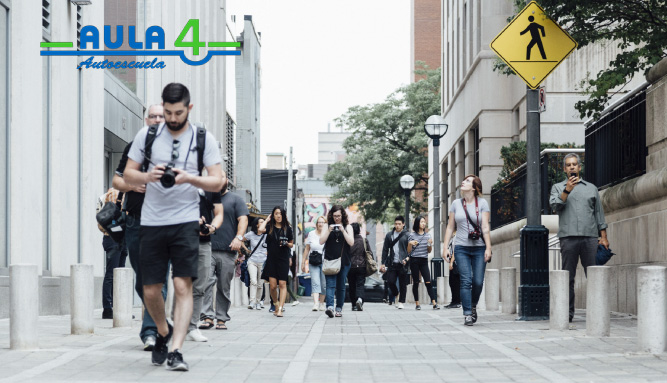
#> input picture Ejemplo8/img4.jpg, 667 x 383 px
$ python ejemplo8DeteccionPeatonesImagenes.py
#> lines starting #> are read from the running program, lines starting #| are printed output that depends on the picture; after the words box and inside, x2 and y2 are one past the last pixel; in counts of white or black regions, pixels touching at a corner belong together
#!/usr/bin/env python
# coding: utf-8

# In[1]:


import numpy as np
import cv2
import imutils
from imutils.object_detection import non_max_suppression
import matplotlib.pyplot as plt


# In[2]:


hog = cv2.HOGDescriptor()
hog.setSVMDetector(cv2.HOGDescriptor_getDefaultPeopleDetector())


# In[3]:


ruta_img = 'img4.jpg'
imagen=cv2.imread(ruta_img)
#> imagen is the input picture: shape (383, 667, 3); mean B, G, R 158.8, 158.5, 154.4
image=imutils.resize(imagen,width=min(400,imagen.shape[1]))
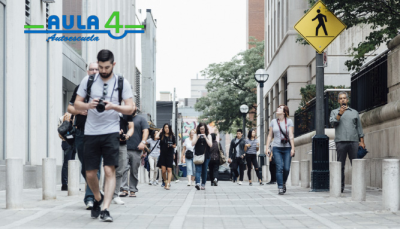
#> image: shape (229, 400, 3); mean B, G, R 158.8, 158.5, 154.4


# In[4]:


(rectas,weights)=hog.detectMultiScale(imagen,winStride=(1,1),padding=(4,4),scale=1.05)
#> rectas = [[241, 193, 73, 146], [371, 190, 71, 141], [297, 190, 75, 150], [115, 220, 74, 147], [525, 137, 104, 208], [425, 162, 94, 188], [153, 0, 76, 150], [470, 189, 76, 153], [181, 154, 99, 199], [67, 167, 91, 182], [88, 36, 178, 347]]; weights = [2.57, 1.29, 1.36, 1.03, 2.27, 1.73, 0.0876, 0.355, 1.14, 0.177, 0.251]


# In[5]:


rectas=np.array([[x,y,x+w,y+h] for (x,y,w,h) in rectas])
#> rectas = [[241, 193, 314, 339], [371, 190, 442, 331], [297, 190, 372, 340], [115, 220, 189, 367], [525, 137, 629, 345], [425, 162, 519, 350], [153, 0, 229, 150], [470, 189, 546, 342], [181, 154, 280, 353], [67, 167, 158, 349], [88, 36, 266, 383]]
eleccion=non_max_suppression(rectas,probs=None,overlapThresh=0.65)
#> eleccion = [[88, 36, 266, 383], [425, 162, 519, 350], [525, 137, 629, 345], [470, 189, 546, 342], [297, 190, 372, 340], [241, 193, 314, 339], [371, 190, 442, 331]]


# In[6]:


for (xA,yA,xB,yB) in eleccion:
    cv2.rectangle(imagen,(xA,yA),(xB,yB),(0,255,0),3)
#> this loop made 7 passes
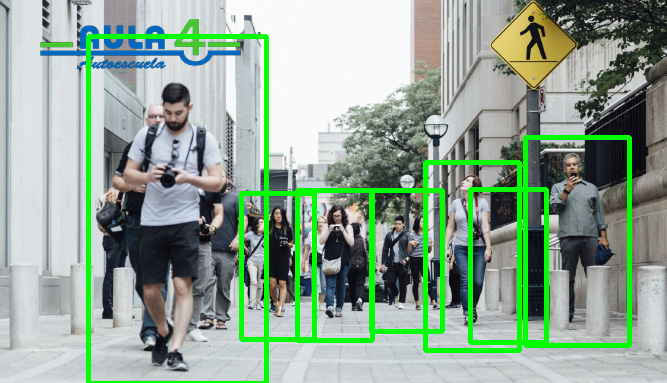
#> imagen: shape (383, 667, 3); 7.22% of pixels changed, all inside (x1, y1, x2, y2) = (86, 34, 632, 383)


# In[7]:


imagen=cv2.cvtColor(imagen,cv2.COLOR_RGB2BGR)
plt.imshow(imagen)


# In[ ]:

$ run again, with Ejemplo8/img1.jpg copied over Ejemplo8/img4.jpg
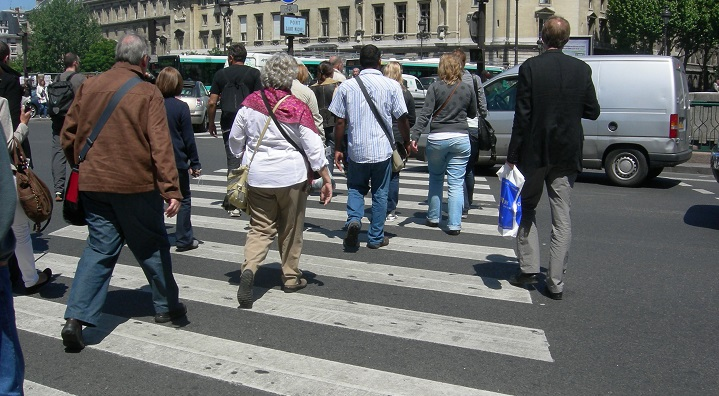
#> input picture Ejemplo8/img1.jpg, 719 x 396 px
#> imagen is the input picture: shape (396, 719, 3); mean B, G, R 100.4, 101, 99.4
#> `image=imutils.resize(imagen,width=min(400,imagen.shape[1]))`:
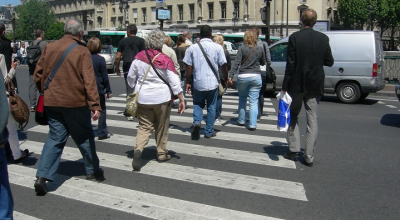
#> image: shape (220, 400, 3); mean B, G, R 100.4, 101, 99.4
#> `(rectas,weights)=hog.detectMultiScale(imagen,winStride=(1,1),padding=(..`: rectas = [[114, 43, 114, 228], [391, 30, 118, 237], [302, 24, 135, 269], [195, 19, 161, 322], [465, 0, 166, 332], [34, 0, 197, 384]]; weights = [0.617, 2.45, 1.49, 1.46, 1.08, 0.424]
#> `rectas=np.array([[x,y,x+w,y+h] for (x,y,w,h) in rectas])`: rectas = [[114, 43, 228, 271], [391, 30, 509, 267], [302, 24, 437, 293], [195, 19, 356, 341], [465, 0, 631, 332], [34, 0, 231, 384]]
#> eleccion = [[34, 0, 231, 384], [195, 19, 356, 341], [465, 0, 631, 332], [302, 24, 437, 293], [391, 30, 509, 267]]
#> the loop `for (xA,yA,xB,yB) in eleccion:` made 5 passes
#> after the loop `for (xA,yA,xB,yB) in eleccion:`:
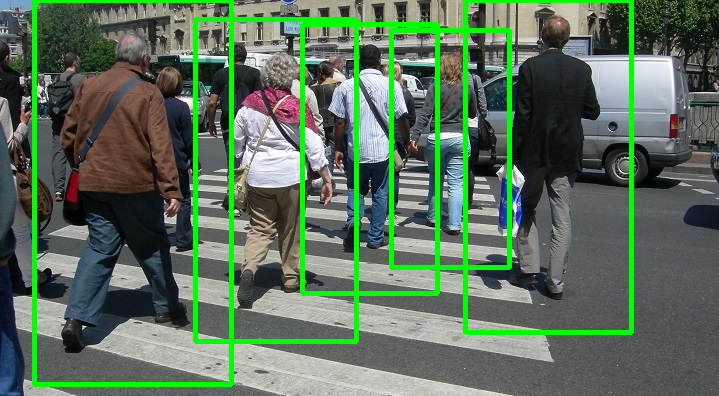
#> imagen: shape (396, 719, 3); 7.8% of pixels changed, all inside (x1, y1, x2, y2) = (32, 0, 634, 387)

$ run again, with Ejemplo8/img3.jpg copied over Ejemplo8/img4.jpg
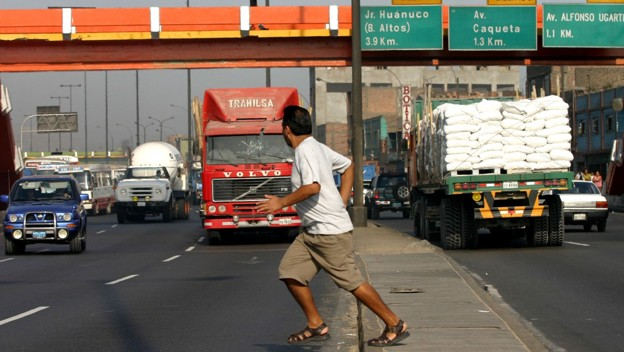
#> input picture Ejemplo8/img3.jpg, 624 x 352 px
#> imagen is the input picture: shape (352, 624, 3); mean B, G, R 88.2, 100.2, 112
#> `image=imutils.resize(imagen,width=min(400,imagen.shape[1]))`:
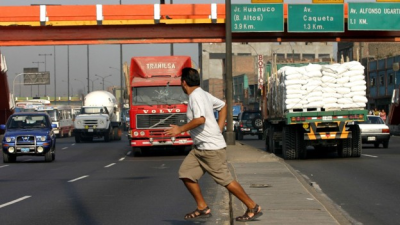
#> image: shape (225, 400, 3); mean B, G, R 88.2, 100.2, 112
#> `(rectas,weights)=hog.detectMultiScale(imagen,winStride=(1,1),padding=(..`: rectas = [[264, 74, 68, 135], [266, 215, 70, 137], [495, 57, 112, 225]]; weights = [0.728, 0.78, 1.42]
#> `rectas=np.array([[x,y,x+w,y+h] for (x,y,w,h) in rectas])`: rectas = [[264, 74, 332, 209], [266, 215, 336, 352], [495, 57, 607, 282]]
#> eleccion = [[266, 215, 336, 352], [495, 57, 607, 282], [264, 74, 332, 209]]
#> the loop `for (xA,yA,xB,yB) in eleccion:` made 3 passes
#> after the loop `for (xA,yA,xB,yB) in eleccion:`:
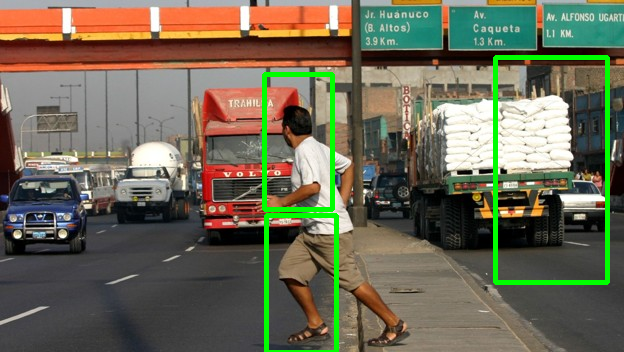
#> imagen: shape (352, 624, 3); 3.28% of pixels changed, all inside (x1, y1, x2, y2) = (262, 55, 610, 352)
